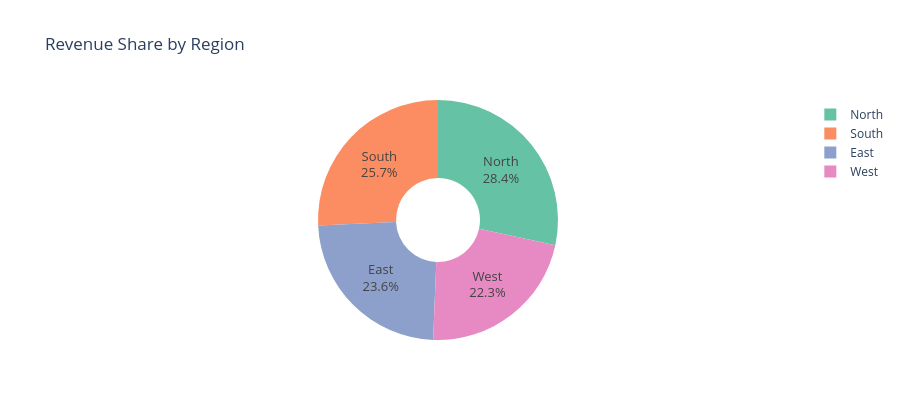

Here is the notebook cell this chart was saved with:
### Code cell
# Fig 6 — Revenue by Region (Plotly)
rev_region = purchase_df.groupby('Region_c')['Revenue'].sum().reset_index()
rev_region.columns = ['Region', 'Revenue']

fig6 = px.pie(rev_region, names='Region', values='Revenue',
              title='Revenue Share by Region',
              color_discrete_sequence=px.colors.qualitative.Set2,
              hole=0.35)
fig6.update_traces(textposition='inside', textinfo='percent+label',
                   textfont_size=13)
fig6.update_layout(height=420, paper_bgcolor='white')
fig6.show()
fig6.write_image('fig6_revenue_region.png')
print("Saved: fig6_revenue_region.png")
print("\nRevenue by region:")
for _, row in rev_region.sort_values('Revenue', ascending=False).iterrows():
    print(f"  {row['Region']:<8}: €{row['Revenue']:>10,.2f}")

### Figure 1 — Plotly figure (JSON) as saved in the notebook; plotly's stock layout.template omitted (floating-point values rounded to 4 significant figures)
{"data": [{"domain": {"x": [0, 1], "y": [0, 1]}, "hole": 0.35, "hovertemplate": "Region=%{label}<br>Revenue=%{value}<extra></extra>", "labels": ["East", "North", "South", "West"], "legendgroup": "", "name": "", "showlegend": true, "textfont": {"size": 13}, "textinfo": "percent+label", "textposition": "inside", "type": "pie", "values": [287100.0, 344700.0, 312500.0, 270600.0]}], "layout": {"height": 420, "legend": {"tracegroupgap": 0}, "paper_bgcolor": "white", "piecolorway": ["rgb(102,194,165)", "rgb(252,141,98)", "rgb(141,160,203)", "rgb(231,138,195)", "rgb(166,216,84)", "rgb(255,217,47)", "rgb(229,196,148)", "rgb(179,179,179)"], "title": {"text": "Revenue Share by Region"}}}
